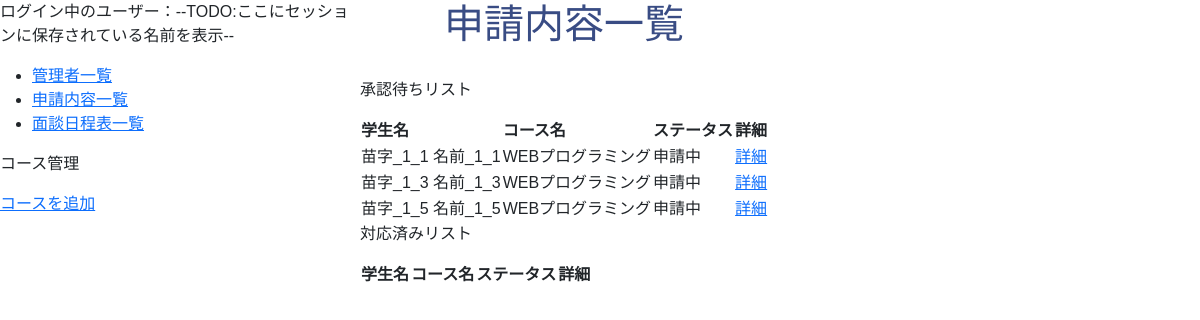
Page /admin/index.php on the earlier database version.
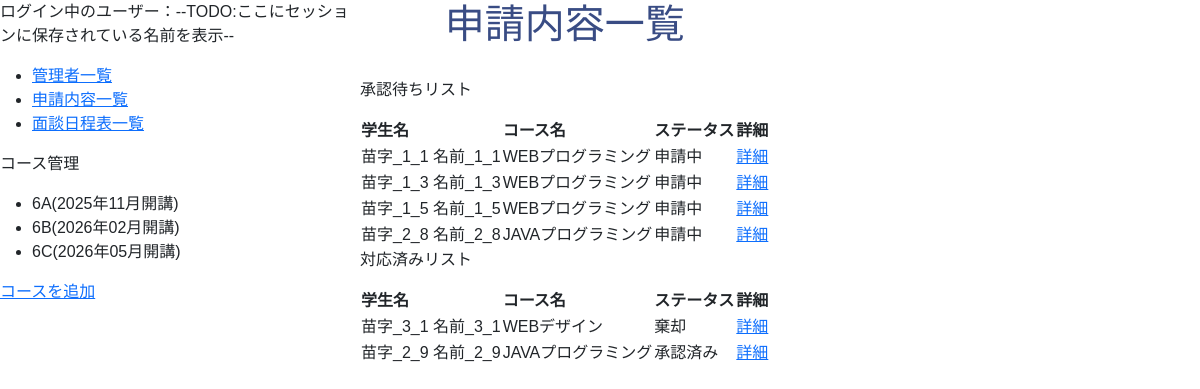
Same page on the later database version.
### tables this page shows
CREATE TABLE `carcon_request_reservations` (
  `id` int(11) NOT NULL,
  `request_carcon_reservation_detail_id` int(11) NOT NULL,
  `change_carcon_reservation_detail_id` int(11) DEFAULT NULL,
  `request_meeting_type` int(11) DEFAULT NULL,
  `change_meeting_type` int(11) DEFAULT NULL,
  `request_status_id` int(11) NOT NULL,
  `reject_message` text DEFAULT NULL,
  `created_at` datetime NOT NULL DEFAULT current_timestamp(),
  `updated_at` datetime NOT NULL DEFAULT current_timestamp() ON UPDATE current_timestamp()
);

CREATE TABLE `m_courses` (
  `id` int(11) NOT NULL,
  `name` varchar(255) NOT NULL,
  `start_date` date NOT NULL,
  `end_date` date NOT NULL,
  `course_type` int(11) NOT NULL,
  `classroom_id` int(11) NOT NULL,
  `created_at` datetime NOT NULL DEFAULT current_timestamp(),
  `updated_at` datetime NOT NULL DEFAULT current_timestamp() ON UPDATE current_timestamp()
);

CREATE TABLE `m_request_statuses` (
  `id` int(11) NOT NULL,
  `name` varchar(255) NOT NULL,
  `created_at` datetime NOT NULL DEFAULT current_timestamp(),
  `updated_at` datetime NOT NULL DEFAULT current_timestamp() ON UPDATE current_timestamp()
);

CREATE TABLE `m_classrooms` (
  `id` int(11) NOT NULL,
  `name` varchar(255) NOT NULL,
  `created_at` datetime NOT NULL DEFAULT current_timestamp(),
  `updated_at` datetime NOT NULL DEFAULT current_timestamp() ON UPDATE current_timestamp()
);

### includes/functions.php (called while the page is built, shortened)
<?php
function h($string)
{
    return htmlspecialchars($string, ENT_QUOTES, 'UTF-8');
}
function format_date($datetime, $type)
{
    $format_types = [
        1 => 'Y年m月d日 H:i:s',
        2 => 'Y年m月',
    ];
    return date($format_types[$type], strtotime($datetime));
}

### admin/index.php (the view, shortened to what this page needs)
<?php
require_once __DIR__ . '/../includes/functions.php';
$db = db_connect();
$sql = "SELECT carcon_request_reservations.id AS request_id,
    CONCAT(m_students.first_name , ' ' , m_students.last_name) AS student_name,
    m_courses.name AS course_name,
    m_courses.start_date, m_request_statuses.name AS request_status_name
    FROM carcon_request_reservations
    INNER JOIN carcon_reservation_details ON carcon_request_reservations.request_carcon_reservation_detail_id = carcon_reservation_details.id
    INNER JOIN m_students ON carcon_reservation_details.student_id = m_students.id
    INNER JOIN m_courses ON m_students.course_id = m_courses.id
    INNER JOIN m_request_statuses ON carcon_request_reservations.request_status_id = m_request_statuses.id
    WHERE m_request_statuses.id = 1
    ORDER BY carcon_request_reservations.updated_at ASC";
$stmt = $db->prepare($sql);
$stmt->execute();
$pending_data = $stmt->fetchAll(PDO::FETCH_ASSOC);
$sql = "SELECT carcon_request_reservations.id AS request_id,
    CONCAT(m_students.first_name , ' ' , m_students.last_name) AS student_name,
    m_courses.name AS course_name,
    m_courses.start_date, m_request_statuses.name AS request_status_name
    FROM carcon_request_reservations
    INNER JOIN carcon_reservation_details ON carcon_request_reservations.request_carcon_reservation_detail_id = carcon_reservation_details.id
    INNER JOIN m_students ON carcon_reservation_details.student_id = m_students.id
    INNER JOIN m_courses ON m_students.course_id = m_courses.id
    INNER JOIN m_request_statuses ON carcon_request_reservations.request_status_id = m_request_statuses.id
    WHERE m_request_statuses.id != 1
    ORDER BY carcon_request_reservations.updated_at DESC";
$stmt = $db->prepare($sql);
$stmt->execute();
$done_data = $stmt->fetchAll(PDO::FETCH_ASSOC);
?>
<!DOCTYPE html>
<html lang="ja">
<head>
    <link href="https://cdn.jsdelivr.net/npm/bootstrap@5.3.0/dist/css/bootstrap.min.css" rel="stylesheet">
    <link rel="stylesheet" href="../css/style.css">
</head>
<body class="admin-wrapper">
    <?php
    require dirname(__FILE__) . '/sidebar.php';
    ?>
    <section class="admin-main-wrapper">
        <h1>申請内容一覧</h1>
        <div>
            <p>承認待ちリスト</p>
            <table>
                <thead>
                    <tr>
                        <th>学生名</th>
                        <th>コース名</th>
                        <th>ステータス</th>
                        <th>詳細</th>
                    </tr>
                </thead>
                <tbody>
                    <?php foreach ($pending_data as $data): ?>
                        <tr>
                            <td><?php echo $data["student_name"]; ?></td>
                            <td><?php echo $data["course_name"]; ?></td>
                            <td><?php echo $data["request_status_name"]; ?></td>
                            <td><a href="request_detail.php?id=<?php echo $data["request_id"]; ?>">詳細</a></td>
                        </tr>
                    <?php endforeach; ?>
                </tbody>
            </table>
        </div>
        <div>
            <p>対応済みリスト</p>
            <table>
                <thead>
                    <tr>
                        <th>学生名</th>
                        <th>コース名</th>
                        <th>ステータス</th>
                        <th>詳細</th>
                    </tr>
                </thead>
                <tbody>
                    <?php foreach ($done_data as $data): ?>
                        <tr>
                            <td><?php echo $data["student_name"]; ?></td>
                            <td><?php echo $data["course_name"]; ?></td>
                            <td><?php echo $data["request_status_name"]; ?></td>
                            <td><a href="request_detail.php?id=<?php echo $data["request_id"]; ?>">詳細</a></td>
                        </tr>
                    <?php endforeach; ?>
                </tbody>
            </table>
        </div>
    </section>
</body>
</html>

### admin/sidebar.php
<?php
$sql = "SELECT start_date,m_classrooms.name as classroom_name FROM m_courses INNER JOIN m_classrooms ON m_courses.classroom_id = m_classrooms.id  ORDER BY start_date ASC";
$stmt = $db->prepare($sql);
$stmt->execute();
$course_list = $stmt->fetchAll(PDO::FETCH_ASSOC);
?>
<aside class="admin-sidebar-wrapper">
    <p>ログイン中のユーザー：--TODO:ここにセッションに保存されている名前を表示--</p>
    <nav>
        <ul>
            <li><a href="staff.php">管理者一覧</a></li>
            <li><a href="index.php">申請内容一覧</a></li>
            <li><a href="schedule.php">面談日程表一覧</a></li>
        </ul>
        <div id="course">
            <p>コース管理</p>
            <ul>
                <?php
                foreach ($course_list as $course):
                ?>
                    <li><?php echo h($course['classroom_name']) ?>(<?php echo h(format_date($course['start_date'], 2)) ?>開講)</li>
                <?php endforeach; ?>
            </ul>
            <a href="course_add.php">コースを追加</a>
        </div>
    </nav>
</aside>

### css/style.css (style rules this page uses)
.admin-wrapper { display: flex; }
.admin-sidebar-wrapper { width: 30%; }
body { font-family: 'LINE Seed JP', sans-serif; }
h1 { text-align: center; color: #394C84; margin-bottom: 30px; }

Differences in the rows shown:
now on this page (row edited): m_courses: classroom.name "6A", start_date "2025年11月"
now on this page (row edited): m_courses: classroom.name "6B", start_date "2026年02月"
now on this page (row edited): m_courses: classroom.name "6C", start_date "2026年05月"
added carcon_request_reservations: student_name "苗字_2_8 名前_2_8", m_courses.name "JAVAプログラミング", request_status.name "申請中", shown under "申請内容一覧"
added carcon_request_reservations: student_name "苗字_3_1 名前_3_1", m_courses.name "WEBデザイン", request_status.name "棄却"
added carcon_request_reservations: student_name "苗字_2_9 名前_2_9", m_courses.name "JAVAプログラミング", request_status.name "承認済み"
